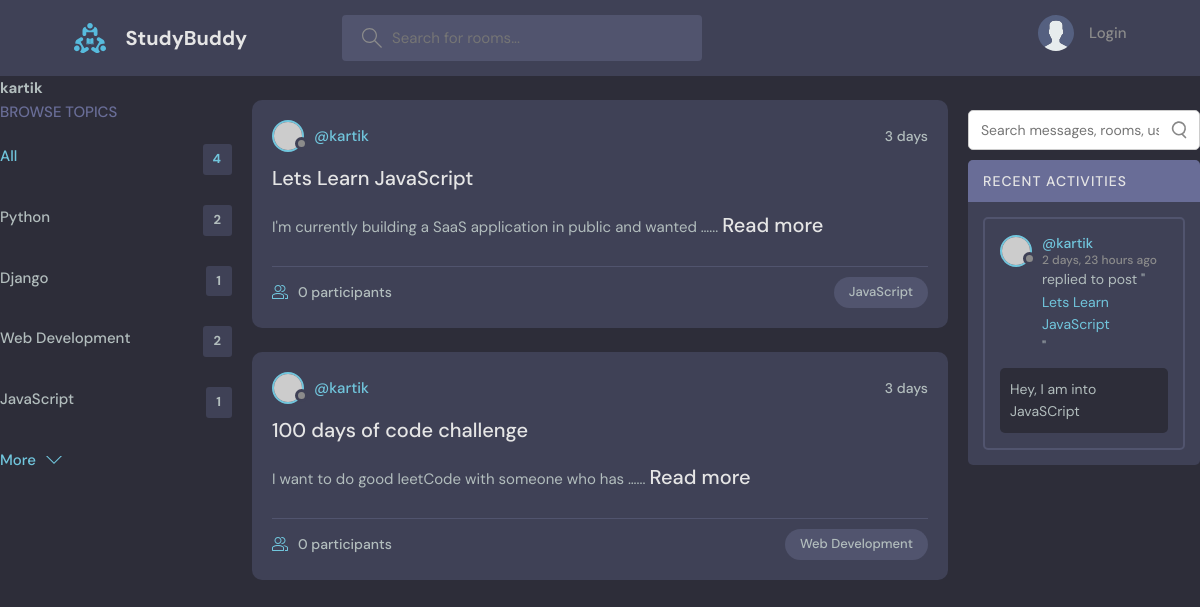
/profile/1/, run on an earlier commit of the app's database.
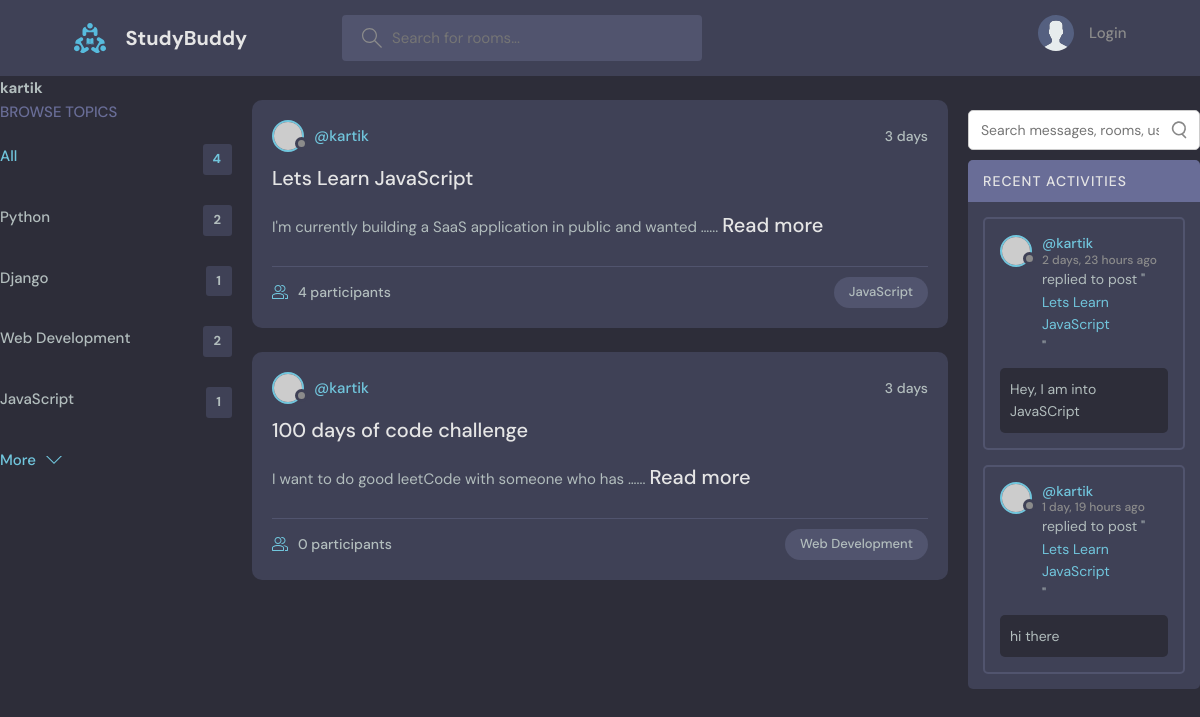
And on a later commit of the database.
### base/models.py (models this page shows, shortened)
class Topic(models.Model):
    name = models.CharField(max_length=200)
    views = models.IntegerField(default=0)

class Room(models.Model):
    host = models.ForeignKey(User, on_delete=models.SET_NULL, null=True)
    topic =  models.ForeignKey(Topic, on_delete=models.SET_NULL, null=True)
    name = models.CharField(max_length=200)
    description = models.TextField(null=True, blank=True)
    participants = models.ManyToManyField(User, related_name='participants', blank=True)
    updated = models.DateTimeField(auto_now=True)
    created = models.DateTimeField(auto_now_add=True)
    id = models.BigAutoField(primary_key=True)
    class Meta:
        ordering = ['-updated', '-created']

class Message(models.Model):
    user = models.ForeignKey(User, on_delete=models.CASCADE)
    room = models.ForeignKey(Room, on_delete=models.CASCADE)
    body = models.TextField()
    updated = models.DateTimeField(auto_now=True)
    created = models.DateTimeField(auto_now_add=True)

### base/views.py (the view)
# urls.py: path("profile/<str:pk>/", views.user_profile, name="user-profile"),
def user_profile(request, pk):
    user = User.objects.get(id=pk)
    rooms = user.room_set.all()
    room_messages = user.message_set.all()
    topics = Topic.objects.all()
    context = {'user': user, 'rooms': rooms, 'room_messages': room_messages, 'topics': topics}
    return render(request, 'base/profile.html', context)

### base/templates/base/profile.html (shortened to what this page needs)
{%extends 'main.html'%}
{%block content%}
<h1>{{user.username}}</h1>
<div class="profile-container">
    <div>
        {% include 'base/topics_component.html' %}
    </div>
    <div>
        {% include 'base/feed_component.html' %}
    </div>
    <div>
        {% include 'base/activity_component.html' %}
    </div>
</div>
{%endblock%}

### base/templates/base/topics_component.html
<div class="topics">
    <div class="topics__header">
      <h2>Browse Topics</h2>
    </div>
    <ul class="topics__list">
      <li>
        <a href="{% url 'home'%}" class="active">All <span>{{topics.count}}</span></a>
      </li>
      {% for topic in topics %}
      <li>
        <a href="{%url 'home'%}?q={{topic.name}}">{{topic.name}} <span>{{topic.room_set.all.count}}</span></a>
      </li>
      {%endfor%}
    </ul>
    <a class="btn btn--link" href="topics.html">
      More
      <svg version="1.1" xmlns="http://www.w3.org/2000/svg" width="32" height="32" viewBox="0 0 32 32">
        <title>chevron-down</title>
        <path d="M16 21l-13-13h-3l16 16 16-16h-3l-13 13z"></path>
      </svg>
    </a>
  </div>

### base/templates/base/feed_component.html (shortened to what this page needs)
{% for room in rooms %}
<div class="roomListRoom">
    <div class="roomListRoom__header">
      <a href="{%url 'user-profile' room.host.id%}.html" class="roomListRoom__author">
        <div class="avatar avatar--small">
          <img src="https://randomuser.me/api/portraits/women/11.jpg" />
        </div>
        <span>@{{room.host.username}}</span>
      </a>
      <div class="roomListRoom__actions">
        <span>{{room.created | timesince}}</span>
      </div>
    </div>
    <div class="roomListRoom__content">
      <a href="{%url 'room' room.id%}">{{room.name}}</a>
      <p id="desc-{{ room.id }}">
        {{ room.description|truncatewords:10 }}...
        {% if room.description|length > 0 %}
          <a href="javascript:void(0);" onclick="handleDescriptionToggle({{ room.id }})">Read more</a>
        {% endif %}
      </p>
    </div>
    <div class="roomListRoom__meta">
      <a href="{%url 'room' room.id%}" class="roomListRoom__joined">
        {{room.participants.all.count}} participants
      </a>
      <p class="roomListRoom__topic">{{room.topic.name}}</p>
    </div>
  </div>
  {%endfor %}

### base/templates/base/activity_component.html (shortened to what this page needs)
 <div>
  <div style="display: flex; justify-content: flex-start; align-items: center; gap: 8px; margin: 10px 0;">
    <form method="GET" action="{% url 'home' %}" style="width: 100%;">
      <div style="position: relative; width: 100%;">
        <input
          type="text"
          name="q_message"
          value="{{ request.GET.q_message }}"
          placeholder="Search messages, rooms, users..."
          style="width: 100%; padding: 10px 40px 10px 12px; border-radius: 5px; border: 1px solid #ccc; font-size: 14px;"
        />
      </div>
    </form>
  </div>
<div class="activities">
  <div class="activities__header">
    <h2>Recent Activities</h2>
  </div>
  {% for message in room_messages %}
  <div class="activities__box">
    <div class="activities__boxHeader roomListRoom__header">
      <a href="{% url 'user-profile' message.user.id %}" class="roomListRoom__author">
        <div class="avatar avatar--small">
          <img src="https://randomuser.me/api/portraits/men/13.jpg" />
        </div>
        <p>
          @{{ message.user.username }}
          <span>{{ message.created|timesince }} ago</span>
        </p>
      </a>
    </div>
    <div class="activities__boxContent">
      <p>replied to post "<a href="{% url 'room' message.room.id %}">{{ message.room.name }}</a>"</p>
      <div class="activities__boxRoomContent">
        {{ message.body }}
      </div>
    </div>
  </div>
  {% empty %}
  <p>No recent messages found.</p>
  {% endfor %}
</div>
</div>

What changed in the data, as far as the page shows it:
changed Room "Lets Learn JavaScript": participants.all.count "0" → "4"
added Message: user.username "kartik", created "1 day, 19 hours", room.name "Lets Learn JavaScript", body "hi there"
